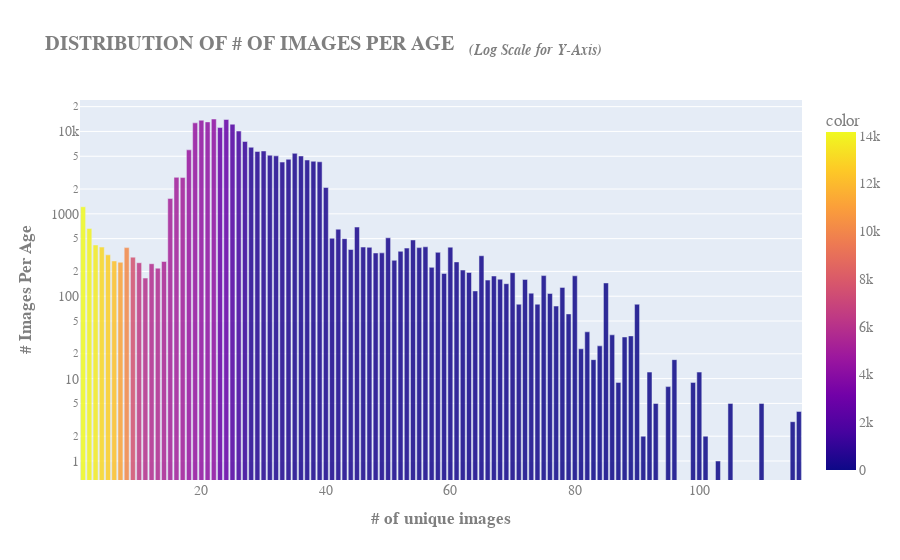

This figure's notebook cell:
### Code cell
fig = px.bar(
    all_df['age'].value_counts().sort_index(),
    labels = {'value' : 'Number of images per age'},
    title = "<b>DISTRIBUTION OF # OF IMAGES PER AGE   " \
                         "<i><sub>(Log Scale for Y-Axis)</sub></i></b>",
    color =  all_df['age'].value_counts(),
    log_y=True, 
    color_discrete_sequence=LABEL_COLORS,
    opacity = 0.85
)

fig.update_layout(legend_title=None,
                  font=FIG_FONT,
                  xaxis_title="<b># of unique images</b>",
                  yaxis_title="<b># Images Per Age</b>")

fig.show()

### Figure 1 — Plotly figure (JSON) as saved in the notebook; plotly's stock layout.template omitted (floating-point values rounded to 4 significant figures)
{"data": [{"alignmentgroup": "True", "hovertemplate": "index=%{x}<br>Number of images per age=%{y}<br>color=%{marker.color}<extra></extra>", "legendgroup": "", "marker": {"color": [14160, 13960, 13680, 13060, 12714, 12241, 11147, 10111, 7552, 6426, 5983, 5796, 5716, 5419, 5152, 5056, 5040, 4598, 4505, 4346, 4284, 4247, 2774, 2755, 2088, 1533, 1220, 691, 665, 651, 512, 506, 500, 482, 419, 398, 395, 395, 394, 392, 389, 389, 384, 369, 351, 341, 336, 335, 318, 310, 298, 273, 268, 264, 261, 258, 255, 248, 224, 219, 208, 194, 193, 189, 178, 177, 176, 166, 161, 160, 157, 145, 142, 128, 116, 109, 108, 80, 80, 80, 76, 61, 37, 34, 33, 32, 25, 23, 17, 17, 12, 12, 9, 9, 8, 5, 5, 5, 4, 3, 2, 2, 1], "coloraxis": "coloraxis", "opacity": 0.85}, "name": "", "offsetgroup": "", "orientation": "v", "showlegend": false, "textposition": "auto", "type": "bar", "x": [1, 2, 3, 4, 5, 6, 7, 8, 9, 10, 11, 12, 13, 14, 15, 16, 17, 18, 19, 20, 21, 22, 23, 24, 25, 26, 27, 28, 29, 30, 31, 32, 33, 34, 35, 36, 37, 38, 39, 40, 41, 42, 43, 44, 45, 46, 47, 48, 49, 50, 51, 52, 53, 54, 55, 56, 57, 58, 59, 60, 61, 62, 63, 64, 65, 66, 67, 68, 69, 70, 71, 72, 73, 74, 75, 76, 77, 78, 79, 80, 81, 82, 83, 84, 85, 86, 87, 88, 89, 90, 91, 92, 93, 95, 96, 99, 100, 101, 103, 105, 110, 115, 116], "xaxis": "x", "y": [1220, 665, 419, 395, 318, 268, 258, 389, 298, 255, 166, 248, 219, 264, 1533, 2774, 2755, 5983, 12714, 13680, 13060, 14160, 11147, 13960, 12241, 10111, 7552, 6426, 5716, 5796, 5152, 5056, 4247, 4598, 5419, 5040, 4505, 4346, 4284, 2088, 506, 651, 500, 369, 691, 395, 392, 335, 336, 512, 273, 351, 384, 482, 389, 398, 224, 341, 189, 394, 261, 208, 194, 116, 310, 157, 176, 161, 142, 193, 80, 160, 109, 80, 178, 108, 76, 128, 61, 177, 23, 37, 17, 25, 145, 34, 9, 32, 33, 80, 2, 12, 5, 8, 17, 9, 12, 2, 1, 5, 5, 3, 4], "yaxis": "y"}], "layout": {"barmode": "relative", "coloraxis": {"colorbar": {"title": {"text": "color"}}, "colorscale": [[0, "#0d0887"], [0.1111, "#46039f"], [0.2222, "#7201a8"], [0.3333, "#9c179e"], [0.4444, "#bd3786"], [0.5556, "#d8576b"], [0.6667, "#ed7953"], [0.7778, "#fb9f3a"], [0.8889, "#fdca26"], [1, "#f0f921"]]}, "font": {"color": "#7f7f7f", "family": "Helvetica, Arial", "size": 14}, "legend": {"title": {}, "tracegroupgap": 0}, "title": {"text": "<b>DISTRIBUTION OF # OF IMAGES PER AGE   <i><sub>(Log Scale for Y-Axis)</sub></i></b>"}, "xaxis": {"anchor": "y", "domain": [0, 1], "title": {"text": "<b># of unique images</b>"}}, "yaxis": {"anchor": "x", "domain": [0, 1], "title": {"text": "<b># Images Per Age</b>"}, "type": "log"}}}
